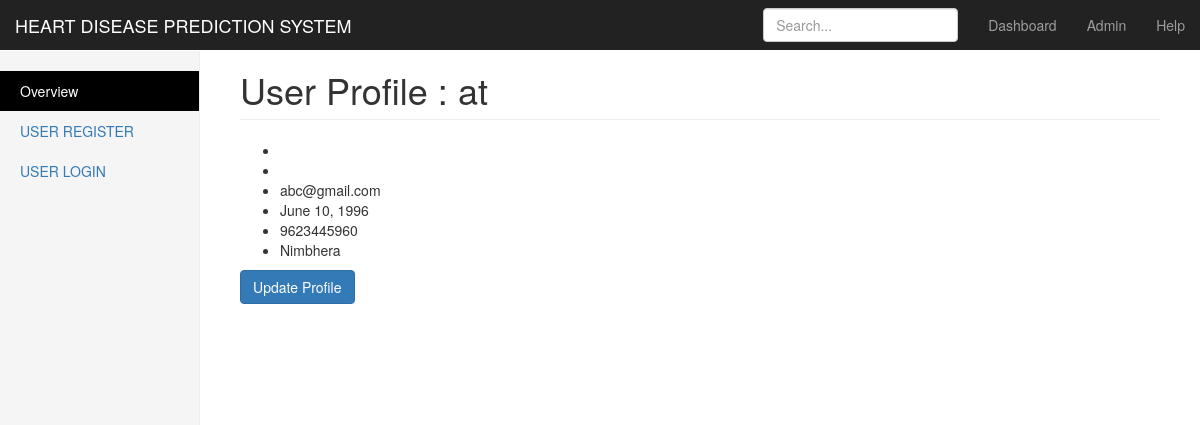
/hdps/1/, run on an earlier commit of the app's database.
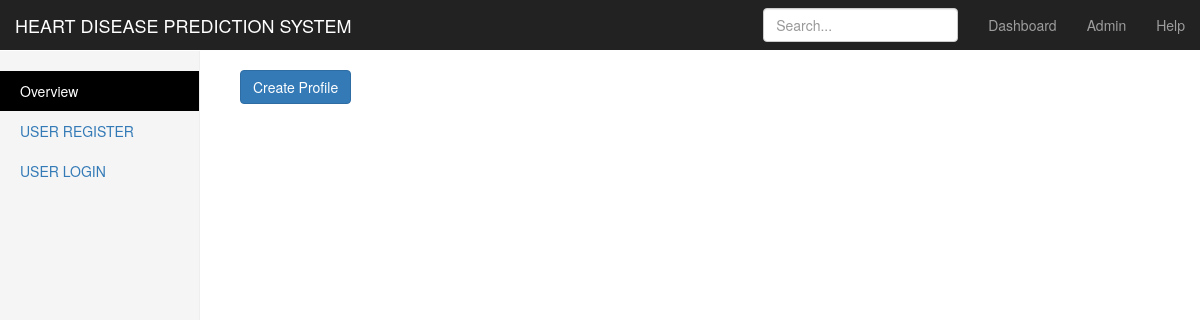
And on a later commit of the database.
### hdps/models.py (models this page shows)
class Profile(models.Model):
    user = models.OneToOneField(settings.AUTH_USER_MODEL, primary_key = True,on_delete=models.CASCADE)
    age = models.IntegerField(blank=True,null=True)
    birth_date = models.DateField(null=True, blank=True)
    phone_no = models.IntegerField()
    address = models.CharField(max_length=30, blank=True)
    profile_pic = models.ImageField(blank=True,null=True)
    def __str__(self):
        return " {} ".format(self.user)

### hdps/views.py (the view)
# urls.py: path('<int:pk>/',views.ProfileDetailView.as_view(),name='profile-detail'),
class ProfileDetailView(DetailView):
    model = Profile
    template_name = 'profile_detail.html'
    def get_object(self):
        try:
            object = super().get_object()
        except:
            object = None
            return object
        return object

### hdps/templates/profile_detail.html
{% extends 'home.html' %}
{% block body_block %}
<div class="col-sm-9 col-sm-offset-3 col-md-10 col-md-offset-2 main">
  {% if object is not None%}
  <h1 class="page-header">User Profile : {{object}}</h1>
      <ul>
          <li> {{object.user.first_name}}</li>
          <li> {{object.user.last_name}}</li>
          <li> {{object.user.email}}</li>
          <li> {{object.birth_date}}</li>
          <li> {{object.phone_no}}</li>
            <li> {{object.address}}</li>
      </ul>
      <a href="update"  <button type="button" class="btn btn-primary">Update Profile</button>
        {%else%}
        <a href="profile/"  <button type="button" class="btn btn-primary">Create Profile</button>
        {%endif%}
  </div>
{% endblock %}

### hdps/templates/home.html (shortened to what this page needs)
<!DOCTYPE html>
{% load staticfiles %}
<html lang="en">
  <head>
    <link rel="stylesheet" href="https://maxcdn.bootstrapcdn.com/bootstrap/3.3.7/css/bootstrap.min.css">
    <link rel='stylesheet' href=" {% static 'css/home.css' %}" />
</head>
  <body>
    <nav class="navbar navbar-inverse navbar-fixed-top">
      <div class="container-fluid">
        <div class="navbar-header">
          <a class="navbar-brand" href="{%url 'home'%}">HEART DISEASE PREDICTION SYSTEM</a>
        </div>
        <div id="navbar" class="navbar-collapse collapse">
          <ul class="nav navbar-nav navbar-right">
            <li><a href="{%url 'home'%}">Dashboard</a></li>
            {% if user.is_authenticated %}
              <li><a href="{% url 'hdps:profile-detail' request.user.id %}">Profile</a></li>
              <li><a href="{% url 'hdps:logout'%}">Log Out</a></li>
            {%else%}
              <li><a href="admin/">Admin</a></li>
            {% endif %}
            <li><a href="#">Help</a></li>
          </ul>
          <form class="navbar-form navbar-right">
            <input type="text" class="form-control" placeholder="Search...">
          </form>
        </div>
      </div>
    </nav>
    <div class="container-fluid">
      <div class="row">
        <div class="col-sm-3 col-md-2 sidebar">
          {% if user.is_authenticated %}
          <ul class="nav nav-sidebar">
            <li><a href="{%url 'hdps:user-report-form' %}">CHECK HEART STATUS</a></li>
            <li><a href="#">REPORTS</a></li>
            <li><a href="#">ANALYTICS</a></li>
            <li><a href="#">EXPORT</a></li>
          </ul>
          {% else %}
          <ul class="nav nav-sidebar">
            <li class="{% block overview-link %}active{% endblock %}"><a href="{%url 'home'%}">Overview <span class="sr-only">(current)</span></a></li>
            <li class="{% block register-link%}{%endblock%}"><a href="{% url 'hdps:user_signup'  %}">USER REGISTER</a></li>
            <li class="{% block login-link%}{%endblock%}"><a href="{% url 'hdps:login' %}">USER LOGIN</a></li>
          </ul>
          {% endif %}
        </div>
        {% block body_block %}{% endblock %}
        </div>
      </div>
  </body>
</html>

### hdps/static/css/home.css (style rules this page uses)
body { padding-top:50px; }
.navbar-fixed-top { border: 0; }
.sidebar { display: none; }
@media (min-width: 768px) { .sidebar { position: fixed; top: 51px; bottom: 0; left: 0; z-index: 1000; display: block; padding: 20px; overflow-x: hidden; overflow-y: auto; background-color: #f5f5f5; border-right: 1px solid #eee; } }
.nav-sidebar { margin-right: -21px; margin-bottom: 20px; margin-left: -20px; }
.nav-sidebar > li > a { padding-right: 20px; padding-left: 20px; }
.nav-sidebar > .active > a, .nav-sidebar > .active > a:hover, .nav-sidebar > .active > a:focus { color: #fff; background-color: black; }
.main { padding: 20px; }
@media (min-width: 768px) { .main { padding-right: 40px; padding-left: 40px; } }

What changed in the data, as far as the page shows it:
removed Profile: user.username "at", user.email "abc@gmail.com", birth_date "June 10, 1996", phone_no "9623445960", address "Nimbhera"
Also different on the page:
text no longer shown: "User Profile : Update Profile"
text now shown: "Create Profile"
